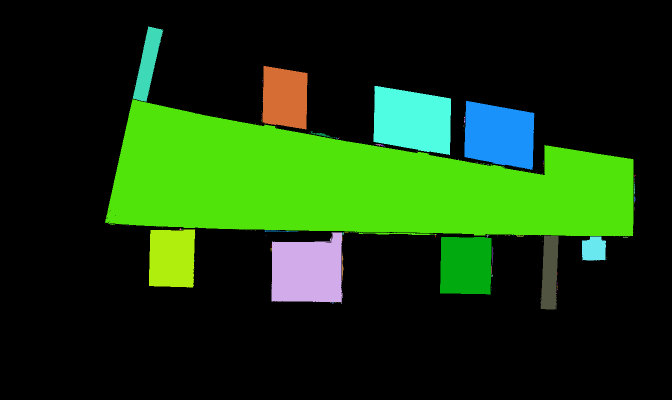
#> input picture code/data/INPUT/IMGs/gt_colored/Bormann/Freiburg101_scan.png, 1344 x 800 px, given in place of Bormann, which was not available (shown at 1/2 size)
$ python floodfill.py
#> lines starting #> are read from the running program, lines starting #| are printed output that depends on the picture; after the words box and inside, x2 and y2 are one past the last pixel; in counts of white or black regions, pixels touching at a corner belong together; pictures that were not available may be replaced by others from this repository, and a replacement may not be noted
import os
from random import randint

import cv2

if __name__ == '__main__':
    input_path = '../data/INPUT/IMGs/gt_colored//'
    for map in os.listdir(input_path):
        output_path = input_path + map
        tmp = cv2.imread(input_path + map)
#> tmp is the input picture: shape (800, 1344, 3); mean B, G, R 15.3, 55.9, 23.7
        img = tmp.copy()
        img = cv2.cvtColor(img, cv2.COLOR_BGR2GRAY)
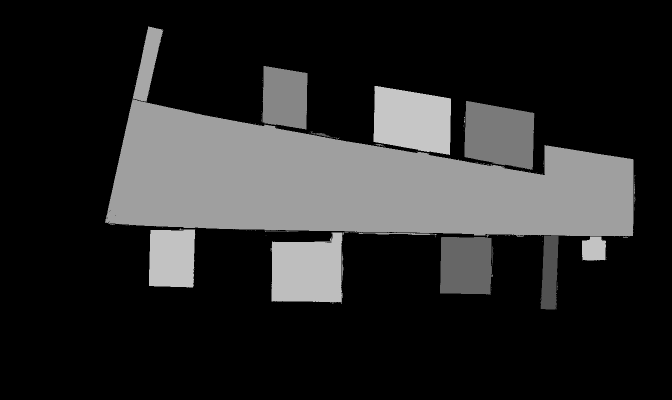
#> img: shape (800, 1344) (shown at 1/2 size); min 0, max 236, mean 41.6
        th, img = cv2.threshold(img, 230, 255, cv2.THRESH_BINARY)
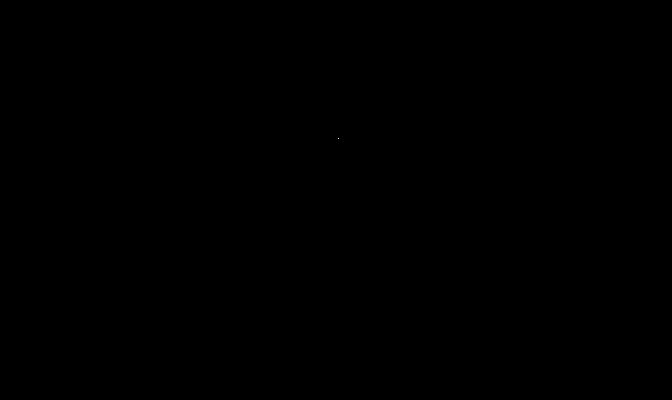
#> img: shape (800, 1344) (shown at 1/2 size); 0% white in thin lines or dots, all inside (x1, y1, x2, y2) = (676, 277, 678, 278)
        img = cv2.cvtColor(img, cv2.COLOR_GRAY2RGB)
        colors = []
        for y in range(img.shape[0] - 1):
            for x in range(img.shape[1] - 1):
                pixel = list(img[(y, x)])
                if pixel == [255, 255, 255]:
                    random_color = (randint(1, 254), randint(1, 254), randint(1, 254))
                    flag = False
                    while not flag:
                        if random_color in colors:
                            random_color = (randint(1, 254), randint(1, 254), randint(1, 254))
                        else:
                            flag = True
                    cv2.floodFill(img, None, (x, y), random_color, flags=8)
#> img: shape (800, 1344, 3); mean B, G, R 0, 0, 0
        cv2.imwrite(output_path, img)
#> pass 2 of the loop `for map in os.listdir(input_path):`:
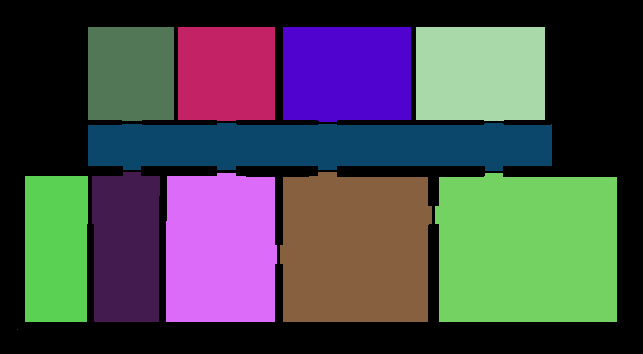
#> input picture code/data/INPUT/IMGs/gt_colored/Bormann/Freiburg52_scan.png, 643 x 354 px, given in place of Bormann_furnitures, which was not available
#> tmp is the input picture: shape (354, 643, 3); mean B, G, R 77, 73.1, 72.3
#> `img = cv2.cvtColor(img, cv2.COLOR_BGR2GRAY)`:
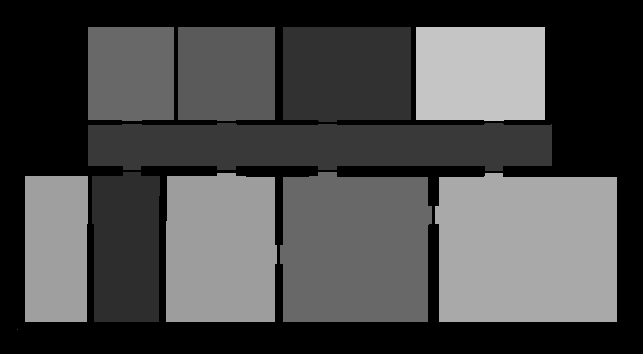
#> img: shape (354, 643); min 0, max 197, mean 73.3
